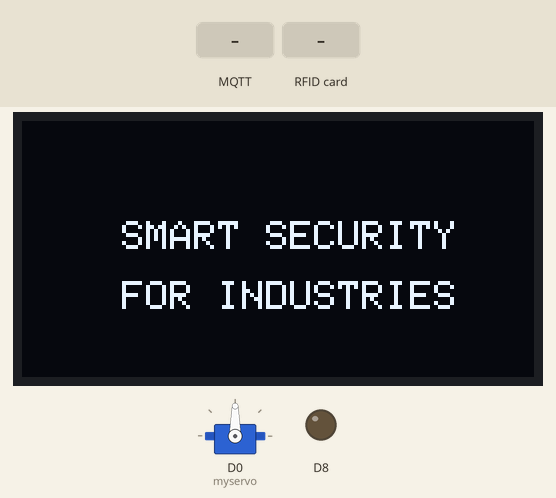
The sketch below on a simulated ESP8266 (NodeMCU). Parts: 128×64 one-colour display, servo, output pins drawn as LEDs (lit = HIGH). The test bench sets the inputs (shaded band). WiFi joins after 1.5 s; servers stay silent unless stated; no MQTT or app messages arrive unless stated; what the sketch prints to the serial monitor is not drawn.

Above: at 1.8 s.
At 5.9 s:
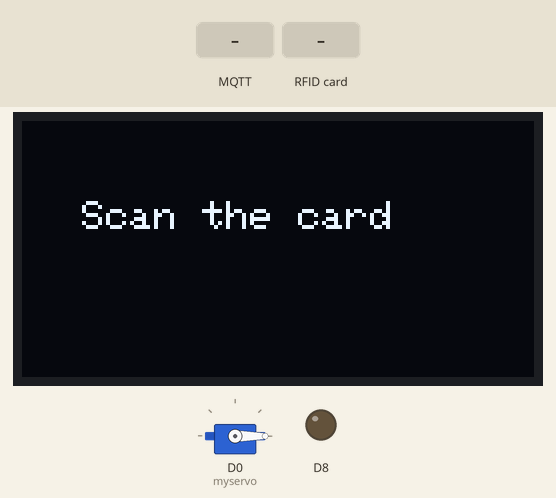
6.0 s: MQTT message "12345" arrives on the first subscribed topic
At 7.2 s:
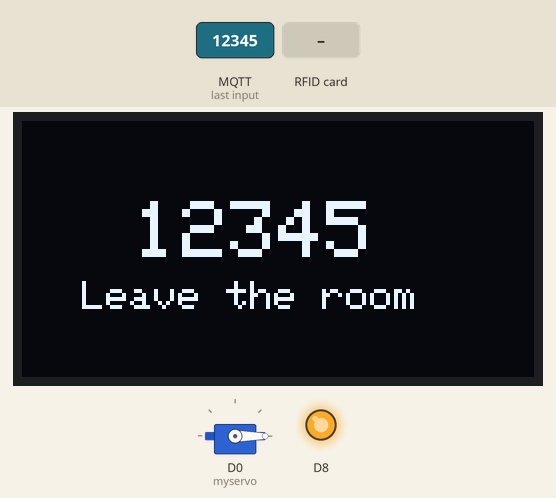
7.5 s: RFID card 12 34 56 78 held to the reader
At 10.4 s:
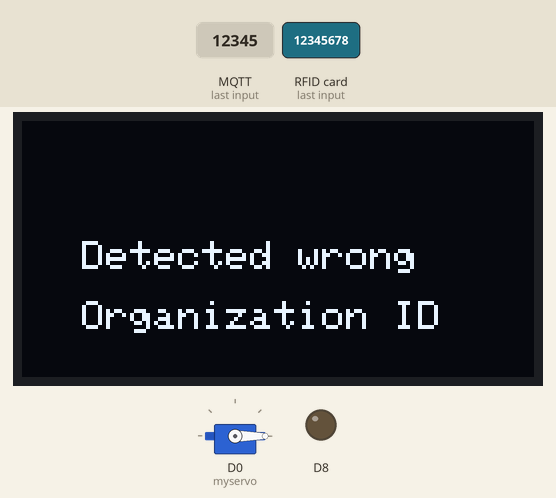
13.5 s: RFID card 5E 7A 19 C4 held to the reader
Timing chart, 0 to 16.5 s (numbered marks = the images above; inputs shaded):
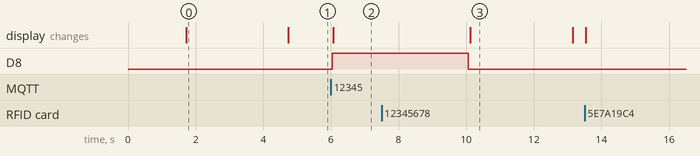

Measured:
- after the input at 6.0 s, D8: LOW → HIGH at once; the display: changes after 0.06 s (image 2)
- after the input at 7.5 s, the display: changes after 2.6 s (image 3)
- what the display in image 0 shows lasts 3.0 s, from 1.7 s to 4.7 s

The sketch:

rfid_attendance.ino
```cpp
#include <SPI.h>//include the SPI bus library
#include <MFRC522.h>//include the RFID reader library
#include <ESP8266WiFi.h>
#include <PubSubClient.h>
#include <Adafruit_SSD1306.h>
#include <Adafruit_GFX.h>
#include <Servo.h>
Servo myservo;
#define SSD1306_LCDHEIGHT 64 //128*64
#define OLED_ADDR   0x3C
Adafruit_SSD1306 display(-1);
#define SS_PIN D3  //slave select pin
#define RST_PIN D4  //reset pin
MFRC522 mfrc522(SS_PIN, RST_PIN);        // instatiate a MFRC522 reader object.
MFRC522::MIFARE_Key key;//create a MIFARE_Key struct named 'key', which will hold the card information
void callback(char* topic, byte* payload, unsigned int payloadLength);
const char* ssid = "Smartbridge-2Ghz";
const char* password = "iotgyan4u";
#define ORG "hj5fmy"
#define DEVICE_TYPE "NodeMCU"
#define DEVICE_ID "12345"
#define TOKEN "12345678"
String message;
const char publishTopic[] = "iot-2/evt/data/fmt/json";
char server[] = ORG ".messaging.internetofthings.ibmcloud.com";
char topic[] = "iot-2/cmd/home/fmt/String";// cmd  REPRESENT command type AND COMMAND IS TEST OF FORMAT STRING
char authMethod[] = "use-token-auth";
char token[] = TOKEN;
char clientId[] = "d:" ORG ":" DEVICE_TYPE ":" DEVICE_ID;
WiFiClient wifiClient;
PubSubClient client(server, 1883, callback, wifiClient);
void publishData();
String s,s1;
void setup() {
  Serial.begin(9600);
  wifiConnect();
  mqttConnect();// Initialize serial communications with the PC
  SPI.begin();
  pinMode(D8,OUTPUT);
  display.begin(SSD1306_SWITCHCAPVCC, OLED_ADDR);// Init SPI bus
  mfrc522.PCD_Init();        // Init MFRC522 card (in case you wonder what PCD means: proximity coupling device)
  Serial.println("Scan a MIFARE Classic card");
  for (byte i = 0; i < 6; i++) {
          key.keyByte[i] = 0xFF;//keyByte is defined in the "MIFARE_Key" 'struct' definition in the .h file of the library
  }
  myservo.attach(D0);
  display.clearDisplay();
  display.setTextSize(1);
  display.setTextColor(WHITE);
  display.setCursor(25,25);
  display.print("SMART SECURITY");
  display.setCursor(25,40);
  display.print("FOR INDUSTRIES");
  //display.println(t);
  display.display();
  delay(3000);
  myservo.write(0);
}
int block=2;//this is the block number we will write into and then read. Do not write into 'sector trailer' block, since this can make the block unusable.
int block1=4;
//byte blockcontent[16] = {0,0,0,0,0,0,0,0,0,0,0,0,0,0,0,0};//all zeros. This can be used to delete a block.
byte readbackblock[18];//This array is used for reading out a block. The MIFARE_Read method requires a buffer that is at least 18 bytes to hold the 16 bytes of a block.
byte readbackblock1[18];
void loop(){
  read();
  if (!client.loop()) {
    mqttConnect();
  }
}
void wifiConnect() {
  Serial.print("Connecting to "); Serial.print(ssid);
  WiFi.begin(ssid, password);
  while (WiFi.status() != WL_CONNECTED) {
    delay(500);
    Serial.print(".");
  }
  Serial.print("nWiFi connected, IP address: "); Serial.println(WiFi.localIP());
}

void mqttConnect() {
  if (!client.connected()) {
    Serial.print("Reconnecting MQTT client to "); Serial.println(server);
    while (!client.connect(clientId, authMethod, token)) {
      Serial.print(".");
      delay(500);
    }
    initManagedDevice();
    Serial.println();
  }
}

void initManagedDevice() {
  if (client.subscribe(topic)) {
   // Serial.println(client.subscribe(topic));
    Serial.println("subscribe to cmd OK");
  } else {
    Serial.println("subscribe to cmd FAILED");
  }
}

void callback(char* topic, byte* payload, unsigned int payloadLength) {

  Serial.print("callback invoked for topic: ");
  Serial.println(topic);
  for (int i = 0; i < payloadLength; i++) {
    //Serial.print((char)payload[i]);
    message += (char)payload[i];
  }
  Serial.println(message);
  if(message=="12345"){
    digitalWrite(D8,HIGH);
    display.clearDisplay();
    display.setTextSize(2);
    display.setTextColor(WHITE);
    display.setCursor(28,20);
    display.print(message);
    display.setTextSize(1);
    display.setCursor(15,40);
    display.print("Leave the room");
    //display.println(t);
    display.display();
    delay(4000);
    digitalWrite(D8,LOW);
  }
  else if(message=="67890"){
    digitalWrite(D8,HIGH);
    display.clearDisplay();
    display.setTextSize(2);
    display.setTextColor(WHITE);
    display.setCursor(28,20);
    display.print(message);
    display.setTextSize(1);
    display.setCursor(15,40);
    display.print("Leave the room");
    //display.println(t);
    display.display();
    delay(4000);
    digitalWrite(D8,LOW);
  }
  message="";
}

void read()
{
    int pos;
    display.clearDisplay();
    display.setTextSize(2);
    display.setTextColor(WHITE);
    display.setTextSize(1);
    display.setCursor(15,20);
    display.print("Scan the card");
    //display.println(t);
    display.display();
  if ( ! mfrc522.PICC_IsNewCardPresent()) {//if PICC_IsNewCardPresent returns 1, a new card has been found and we continue
    return;//if it did not find a new card is returns a '0' and we return to the start of the loop
  }

  if ( ! mfrc522.PICC_ReadCardSerial()) {//if PICC_ReadCardSerial returns 1, the "uid" struct (see MFRC522.h lines 238-45)) contains the ID of the read card.
    return;//if it returns a '0' something went wrong and we return to the start of the loop
  }
   //Serial.println("card selected");
   readBlock(block, readbackblock);//read the block back
   //Serial.print("read block: ");
   for (int j=0 ; j<16 ; j++)//print the block contents
   {
     Serial.write (readbackblock[j]);//Serial.write() transmits the ASCII numbers as human readable characters to serial monitor
   }
   //Serial.println("");

   //byte data to string conversion
   s=String((char *)readbackblock);
   //Serial.println("Read data from block1");
   //Serial.println(s);

   readBlock(block1, readbackblock1);//read the block back
   //Serial.print("read block: ");
   for (int j=0 ; j<16 ; j++)//print the block contents
   {
     Serial.write (readbackblock1[j]);//Serial.write() transmits the ASCII numbers as human readable characters to serial monitor
   }
   Serial.println("");
   s1=String((char *)readbackblock1);
   //Serial.println("Read data from block2");
   //Serial.println(s1);
   if(s=="Smartbridge"){
    if(s1=="12345" or s1=="67890"){
    Serial.print("Access! Welcome: ");
    Serial.println(s1);
    myservo.write(180);
    display.clearDisplay();
    display.setTextSize(1);
    display.setTextColor(WHITE);
    display.setCursor(15,22);
    display.print("Access! Welcome");
    display.setTextSize(2);
    display.setCursor(35,40);
    display.print(s1);
    //display.println(t);
    display.display();
    delay(3000);
    String payload = "{""\"name\":\"";
    payload += s1;
    payload += "\"}";
    Serial.print("\n");
    Serial.print("Sending payload: "); Serial.println(payload);
    if (client.publish(publishTopic, (char*) payload.c_str())) {
      Serial.println("Publish OK");
      }
      else {
        Serial.println("Publish FAILED");
        }
    myservo.write(0);
   }
   else{
    Serial.println("Unauthorized Access");
    display.clearDisplay();
    display.setTextSize(1);
    display.setTextColor(WHITE);
    display.setCursor(5,32);
    display.print("Unauthorized Access");
    //display.println(t);
    display.display();
    delay(3000);
   }
   }
   else{
    Serial.println("Detected wrong Organization ID");
    display.clearDisplay();
    display.setTextSize(1);
    display.setTextColor(WHITE);
    display.setCursor(15,30);
    display.print("Detected wrong");
    display.setCursor(15,45);
    display.print("Organization ID");
    //display.println(t);
    display.display();
    delay(3000);
   }
   Serial.println();
   mfrc522.PICC_HaltA();
    // Stop encryption on PCD
   mfrc522.PCD_StopCrypto1();
}

int writeBlock(int blockNumber, byte arrayAddress[])
{
  //this makes sure that we only write into data blocks. Every 4th block is a trailer block for the access/security info.
  int largestModulo4Number=blockNumber/4*4;
  int trailerBlock=largestModulo4Number+3;//determine trailer block for the sector
  if (blockNumber > 2 && (blockNumber+1)%4 == 0){Serial.print(blockNumber);Serial.println(" is a trailer block:");return 2;}//block number is a trailer block (modulo 4); quit and send error code 2
  Serial.print(blockNumber);
  Serial.println(" is a data block:");
  byte status = mfrc522.PCD_Authenticate(MFRC522::PICC_CMD_MF_AUTH_KEY_A, trailerBlock, &key, &(mfrc522.uid));
  if (status != MFRC522::STATUS_OK) {
         Serial.print("PCD_Authenticate() failed: ");
         Serial.println(mfrc522.GetStatusCodeName((MFRC522::StatusCode)status));
         return 3;//return "3" as error message
  }
  status = mfrc522.MIFARE_Write(blockNumber, arrayAddress, 16);//valueBlockA is the block number, MIFARE_Write(block number (0-15), byte array containing 16 values, number of bytes in block (=16))
  if (status != MFRC522::STATUS_OK) {
           Serial.print("MIFARE_Write() failed: ");
           Serial.println(mfrc522.GetStatusCodeName((MFRC522::StatusCode)status));
           return 4;//return "4" as error message
  }
  Serial.println("block was written");
}


int readBlock(int blockNumber, byte arrayAddress[])
{
  int largestModulo4Number=blockNumber/4*4;
  int trailerBlock=largestModulo4Number+3;//determine trailer block for the sector
  byte status = mfrc522.PCD_Authenticate(MFRC522::PICC_CMD_MF_AUTH_KEY_A, trailerBlock, &key, &(mfrc522.uid));
  if (status != MFRC522::STATUS_OK) {
         Serial.print("PCD_Authenticate() failed (read): ");
         Serial.println(mfrc522.GetStatusCodeName((MFRC522::StatusCode)status));
         return 3;//return "3" as error message
  }
  byte buffersize = 18;//we need to define a variable with the read buffer size, since the MIFARE_Read method below needs a pointer to the variable that contains the size...
  status = mfrc522.MIFARE_Read(blockNumber, arrayAddress, &buffersize);//&buffersize is a pointer to the buffersize variable; MIFARE_Read requires a pointer instead of just a number
  //Serial.println(" ");
  //Serial.println("Read Data");
  if (status != MFRC522::STATUS_OK) {
          Serial.print("MIFARE_read() failed: ");
          Serial.println(mfrc522.GetStatusCodeName((MFRC522::StatusCode)status));
          return 4;//return "4" as error message
  }
  //Serial.println("block was read");
}
```
